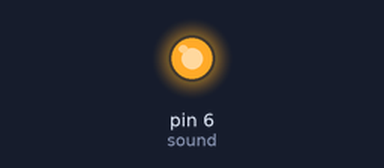
Recording of a sketch running on a simulated Arduino Uno, built with avr-gcc and run on an emulated ATmega328P. Parts: output pins drawn as LEDs (lit = HIGH). Storage starts empty; what the sketch prints to the serial monitor is not drawn. At 0.0 s the program stops and its outputs stay as they are.

Above: at 0.1 s.
Timing chart, 0 to 1.5 s (numbered marks = the images above):
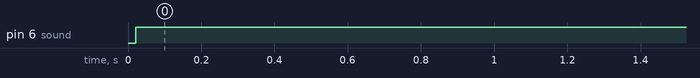

The sketch:

finaleitura.ino
```cpp
/*
        UNO-----MEGA
  CS----10------53
  MOSI---11-----51
  MISO---12-----50
  SCK----13-----52

  */
 #include <SPI.h>
 #include <SD.h> // Inclui a biblioteca "Sd.h" para leitura de cartão SD.
  #define sound 6  // Pino 6 com PWM, definido como "sound" (para saída analógica).
  const int chipSelect = 10;    // Pino 10/53 como "chip select" do cartão SD.
  Sd2Card card;    // Definição para uso da biblioteca.
  File  myFile;     // Definição para uso da biblioteca.
  void setup() {
      Serial.begin(57600);    // Inicia a comunicação Serial.
    while (!Serial) {
    ; // wait for serial port to connect. Needed for native USB port only
  }
    pinMode(sound, OUTPUT);     // Define o pino 6 como saída.
     Serial.print("Initializing SD card...");
    if (!SD.begin(10)) {
        Serial.println("falha na leitura!");
      return;
      }
  Serial.println("initialization done.");

    TCCR0B = 0x01;     // Configura a frequência do PWM nos pinos 5 e 6 para 64KHz.

   if (!card.init(SPI_FULL_SPEED, chipSelect))

   myFile = SD.open("test.wav",FILE_READ);

  unsigned char data; // Declara uma variável para armazenar dados

    for(int count=0; count<46; count++) {     // Pula o cabeçalho do arquivo test.wav para acessar os dados(depois de 129 leituras). Este número pode variar para cada arquivo.
    data = myFile.read();     // Lê byte a byte até o final do cabeçalho.
    }
   while (data >=0) {     // Se o dado a ser lido for maior ou igual a zero (não nulo),

    data = myFile.read();     // Lê um byte do arquivo e armazena-o em "data".
    digitalWrite(sound, data);     // Envia os dados para o pino 6 (pino ligado ao alto falante).
    delayMicroseconds(40);     // Espera um certo intervalo (em microssegundos) para a próxima amostragem (de acordo com a do arquivo .wav).

    // Este tempo de espera faz com que as amostragens sejam mais próximas à frequência de 8KHz do arquivo.
    }

    myFile.close();     // Fecha o arquivo.
  }

  void loop() {

  }
```

Measured:
- by itself, pin 6 (sound): LOW → HIGH at 0.02 s
